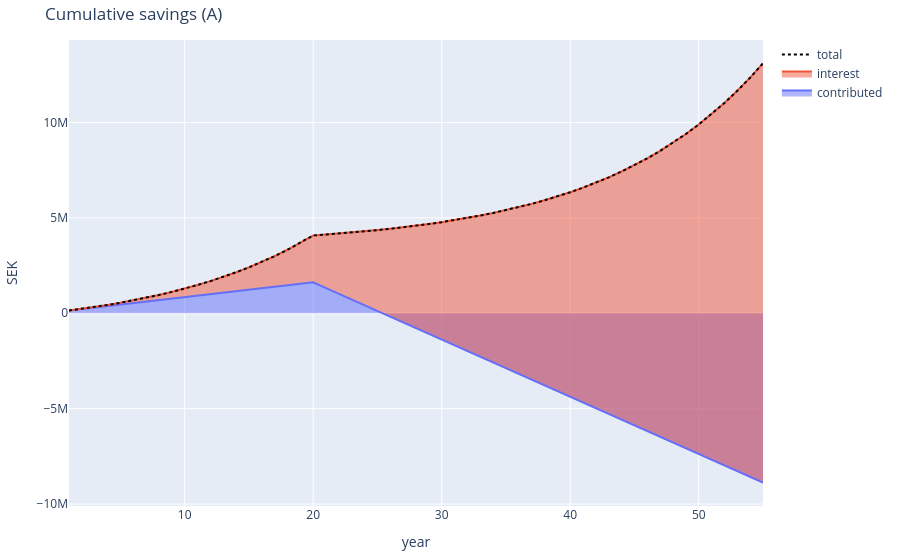

Source (notebook cell):
### Code cell
BASE = 4e4+2e4
ADDITION_GROWTH_RATE = 0.0 # yearly addition increases % per year
YEARLY_RATE = 0.085 # per year

YEAR_PLAN = [
    # saving X / month
    {
        'year': [1, 20], 
        'yearly_addition': 12*6000+6000, 
        'yearly_addition_change': ADDITION_GROWTH_RATE, 
        'yearly_growth_rate': YEARLY_RATE
        }, 
    # no addition, subtraction only
    {
        'year': [21, 55], 
        'yearly_addition': -12*25000, 
        'yearly_addition_change': ADDITION_GROWTH_RATE, 
        'yearly_growth_rate': YEARLY_RATE
    },
    # lump sum withdrawal
    # {
    #     'year': 25, 
    #     'yearly_addition': -1e6
    #     },
    # no addition, no subtraction
    # {
    #     'year': [36, 40], 
    #     'yearly_addition': 0, 
    #     'yearly_addition_change': 0, 
    #     'yearly_growth_rate': YEARLY_RATE
    # },
]

contributed, interest_earned, yearly_addition, total = f_compound(
    base=BASE,
    year_plan=YEAR_PLAN,
    plot=True,
    title='Cumulative savings (A)'
    )
